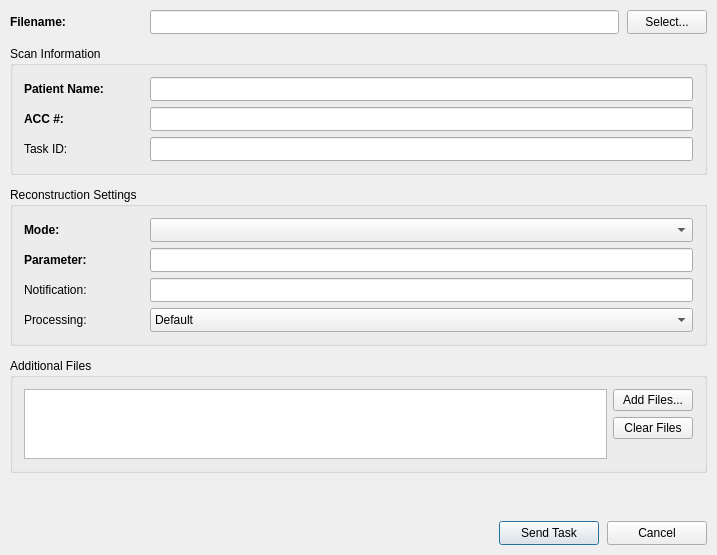
<?xml version="1.0" encoding="UTF-8"?>
<ui version="4.0">
 <class>sacMainWindow</class>
 <widget class="QMainWindow" name="sacMainWindow">
  <property name="geometry">
   <rect>
    <x>0</x>
    <y>0</y>
    <width>717</width>
    <height>528</height>
   </rect>
  </property>
  <property name="windowTitle">
   <string>sacMainWindow</string>
  </property>
  <widget class="QWidget" name="centralWidget">
   <layout class="QVBoxLayout" name="verticalLayout_2">
    <property name="spacing">
     <number>12</number>
    </property>
    <property name="leftMargin">
     <number>10</number>
    </property>
    <property name="topMargin">
     <number>10</number>
    </property>
    <property name="rightMargin">
     <number>10</number>
    </property>
    <property name="bottomMargin">
     <number>10</number>
    </property>
    <item>
     <layout class="QHBoxLayout" name="horizontalLayout">
      <property name="spacing">
       <number>8</number>
      </property>
      <item>
       <widget class="QLabel" name="filenameLabel">
        <property name="minimumSize">
         <size>
          <width>132</width>
          <height>0</height>
         </size>
        </property>
        <property name="font">
         <font>
          <weight>75</weight>
          <bold>true</bold>
         </font>
        </property>
        <property name="text">
         <string>Filename:</string>
        </property>
       </widget>
      </item>
      <item>
       <widget class="QLineEdit" name="filenameEdit">
        <property name="minimumSize">
         <size>
          <width>0</width>
          <height>24</height>
         </size>
        </property>
        <property name="readOnly">
         <bool>true</bool>
        </property>
       </widget>
      </item>
      <item>
       <widget class="QPushButton" name="selectFileButton">
        <property name="minimumSize">
         <size>
          <width>0</width>
          <height>24</height>
         </size>
        </property>
        <property name="text">
         <string>Select...</string>
        </property>
        <property name="autoDefault">
         <bool>false</bool>
        </property>
        <property name="default">
         <bool>false</bool>
        </property>
       </widget>
      </item>
     </layout>
    </item>
    <item>
     <widget class="QGroupBox" name="scanGroupbox">
      <property name="minimumSize">
       <size>
        <width>0</width>
        <height>0</height>
       </size>
      </property>
      <property name="font">
       <font>
        <weight>50</weight>
        <bold>false</bold>
        <underline>false</underline>
       </font>
      </property>
      <property name="title">
       <string>Scan Information</string>
      </property>
      <layout class="QGridLayout" name="gridLayout_3">
       <item row="0" column="0">
        <widget class="QLabel" name="patnameLabel">
         <property name="minimumSize">
          <size>
           <width>120</width>
           <height>0</height>
          </size>
         </property>
         <property name="font">
          <font>
           <weight>75</weight>
           <bold>true</bold>
          </font>
         </property>
         <property name="text">
          <string>Patient Name:</string>
         </property>
        </widget>
       </item>
       <item row="0" column="1">
        <widget class="QLineEdit" name="patnameEdit">
         <property name="minimumSize">
          <size>
           <width>0</width>
           <height>24</height>
          </size>
         </property>
         <property name="text">
          <string/>
         </property>
        </widget>
       </item>
       <item row="1" column="0">
        <widget class="QLabel" name="accLabel">
         <property name="minimumSize">
          <size>
           <width>120</width>
           <height>0</height>
          </size>
         </property>
         <property name="font">
          <font>
           <weight>75</weight>
           <bold>true</bold>
          </font>
         </property>
         <property name="text">
          <string>ACC #:</string>
         </property>
        </widget>
       </item>
       <item row="1" column="1">
        <widget class="QLineEdit" name="accEdit">
         <property name="minimumSize">
          <size>
           <width>0</width>
           <height>24</height>
          </size>
         </property>
         <property name="inputMask">
          <string>&gt;NNNNNNNNNNNNNNNNNNNN</string>
         </property>
        </widget>
       </item>
       <item row="2" column="0">
        <widget class="QLabel" name="taskIDLabel">
         <property name="minimumSize">
          <size>
           <width>120</width>
           <height>0</height>
          </size>
         </property>
         <property name="text">
          <string>Task ID:</string>
         </property>
        </widget>
       </item>
       <item row="2" column="1">
        <widget class="QLineEdit" name="taskIDEdit">
         <property name="minimumSize">
          <size>
           <width>0</width>
           <height>24</height>
          </size>
         </property>
        </widget>
       </item>
      </layout>
     </widget>
    </item>
    <item>
     <widget class="QGroupBox" name="recoGroupbox">
      <property name="minimumSize">
       <size>
        <width>0</width>
        <height>0</height>
       </size>
      </property>
      <property name="font">
       <font>
        <weight>50</weight>
        <bold>false</bold>
       </font>
      </property>
      <property name="title">
       <string>Reconstruction Settings</string>
      </property>
      <property name="flat">
       <bool>false</bool>
      </property>
      <layout class="QGridLayout" name="gridLayout_2">
       <item row="0" column="0">
        <widget class="QLabel" name="modeLabel">
         <property name="minimumSize">
          <size>
           <width>120</width>
           <height>0</height>
          </size>
         </property>
         <property name="font">
          <font>
           <weight>75</weight>
           <bold>true</bold>
          </font>
         </property>
         <property name="text">
          <string>Mode:</string>
         </property>
        </widget>
       </item>
       <item row="1" column="1">
        <widget class="QLineEdit" name="paramEdit">
         <property name="minimumSize">
          <size>
           <width>0</width>
           <height>24</height>
          </size>
         </property>
         <property name="inputMask">
          <string>0000000000</string>
         </property>
        </widget>
       </item>
       <item row="1" column="0">
        <widget class="QLabel" name="paramLabel">
         <property name="minimumSize">
          <size>
           <width>120</width>
           <height>0</height>
          </size>
         </property>
         <property name="font">
          <font>
           <weight>75</weight>
           <bold>true</bold>
          </font>
         </property>
         <property name="text">
          <string>Parameter:</string>
         </property>
        </widget>
       </item>
       <item row="2" column="0">
        <widget class="QLabel" name="notificationLabel">
         <property name="minimumSize">
          <size>
           <width>120</width>
           <height>0</height>
          </size>
         </property>
         <property name="font">
          <font>
           <weight>50</weight>
           <bold>false</bold>
          </font>
         </property>
         <property name="text">
          <string>Notification:</string>
         </property>
        </widget>
       </item>
       <item row="2" column="1">
        <widget class="QLineEdit" name="notificationEdit">
         <property name="minimumSize">
          <size>
           <width>0</width>
           <height>24</height>
          </size>
         </property>
        </widget>
       </item>
       <item row="0" column="1">
        <widget class="QComboBox" name="modeCombobox">
         <property name="minimumSize">
          <size>
           <width>0</width>
           <height>24</height>
          </size>
         </property>
         <property name="iconSize">
          <size>
           <width>18</width>
           <height>16</height>
          </size>
         </property>
         <property name="frame">
          <bool>true</bool>
         </property>
        </widget>
       </item>
       <item row="3" column="0">
        <widget class="QLabel" name="priorityLabel">
         <property name="text">
          <string>Processing:</string>
         </property>
        </widget>
       </item>
       <item row="3" column="1">
        <widget class="QComboBox" name="priorityCombobox">
         <property name="minimumSize">
          <size>
           <width>0</width>
           <height>24</height>
          </size>
         </property>
         <item>
          <property name="text">
           <string>Default</string>
          </property>
         </item>
         <item>
          <property name="text">
           <string>Night Time  -  select for complex tasks</string>
          </property>
         </item>
         <item>
          <property name="text">
           <string>Priority  -  select ONLY if necessary</string>
          </property>
         </item>
        </widget>
       </item>
      </layout>
     </widget>
    </item>
    <item>
     <widget class="QGroupBox" name="additionalFilesGroupbox">
      <property name="title">
       <string>Additional Files</string>
      </property>
      <layout class="QHBoxLayout" name="horizontalLayout_2">
       <item>
        <widget class="QListWidget" name="additonalFilesListwidget"/>
       </item>
       <item>
        <layout class="QVBoxLayout" name="verticalLayout_3">
         <item>
          <widget class="QPushButton" name="selectAdditionalFilesButton">
           <property name="text">
            <string>Add Files...</string>
           </property>
          </widget>
         </item>
         <item>
          <widget class="QPushButton" name="clearAdditionalFilesButton">
           <property name="text">
            <string>Clear Files</string>
           </property>
          </widget>
         </item>
         <item>
          <spacer name="verticalSpacer_3">
           <property name="orientation">
            <enum>Qt::Vertical</enum>
           </property>
           <property name="sizeHint" stdset="0">
            <size>
             <width>20</width>
             <height>18</height>
            </size>
           </property>
          </spacer>
         </item>
        </layout>
       </item>
      </layout>
     </widget>
    </item>
    <item>
     <layout class="QGridLayout" name="gridLayout">
      <property name="horizontalSpacing">
       <number>8</number>
      </property>
      <property name="verticalSpacing">
       <number>0</number>
      </property>
      <item row="0" column="0" rowspan="2">
       <layout class="QVBoxLayout" name="verticalLayout">
        <property name="spacing">
         <number>0</number>
        </property>
        <item>
         <spacer name="verticalSpacer_2">
          <property name="orientation">
           <enum>Qt::Vertical</enum>
          </property>
          <property name="sizeType">
           <enum>QSizePolicy::Expanding</enum>
          </property>
          <property name="sizeHint" stdset="0">
           <size>
            <width>0</width>
            <height>0</height>
           </size>
          </property>
         </spacer>
        </item>
        <item>
         <widget class="QLabel" name="logoLabel">
          <property name="minimumSize">
           <size>
            <width>78</width>
            <height>60</height>
           </size>
          </property>
          <property name="maximumSize">
           <size>
            <width>78</width>
            <height>60</height>
           </size>
          </property>
          <property name="contextMenuPolicy">
           <enum>Qt::CustomContextMenu</enum>
          </property>
          <property name="text">
           <string/>
          </property>
          <property name="pixmap">
           <pixmap resource="sac.qrc">:/images/saclogo.png</pixmap>
          </property>
          <property name="scaledContents">
           <bool>true</bool>
          </property>
          <property name="alignment">
           <set>Qt::AlignBottom|Qt::AlignLeading|Qt::AlignLeft</set>
          </property>
         </widget>
        </item>
       </layout>
      </item>
      <item row="0" column="2">
       <spacer name="verticalSpacer">
        <property name="orientation">
         <enum>Qt::Vertical</enum>
        </property>
        <property name="sizeHint" stdset="0">
         <size>
          <width>20</width>
          <height>0</height>
         </size>
        </property>
       </spacer>
      </item>
      <item row="1" column="1">
       <spacer name="horizontalSpacer">
        <property name="orientation">
         <enum>Qt::Horizontal</enum>
        </property>
        <property name="sizeHint" stdset="0">
         <size>
          <width>88</width>
          <height>20</height>
         </size>
        </property>
       </spacer>
      </item>
      <item row="1" column="2">
       <widget class="QPushButton" name="sendButton">
        <property name="minimumSize">
         <size>
          <width>100</width>
          <height>24</height>
         </size>
        </property>
        <property name="text">
         <string>Send Task</string>
        </property>
        <property name="autoDefault">
         <bool>true</bool>
        </property>
        <property name="default">
         <bool>true</bool>
        </property>
       </widget>
      </item>
      <item row="1" column="3">
       <widget class="QPushButton" name="cancelButton">
        <property name="minimumSize">
         <size>
          <width>100</width>
          <height>24</height>
         </size>
        </property>
        <property name="text">
         <string>Cancel</string>
        </property>
       </widget>
      </item>
     </layout>
    </item>
   </layout>
  </widget>
 </widget>
 <layoutdefault spacing="6" margin="11"/>
 <resources>
  <include location="sac.qrc"/>
 </resources>
 <connections/>
</ui>
